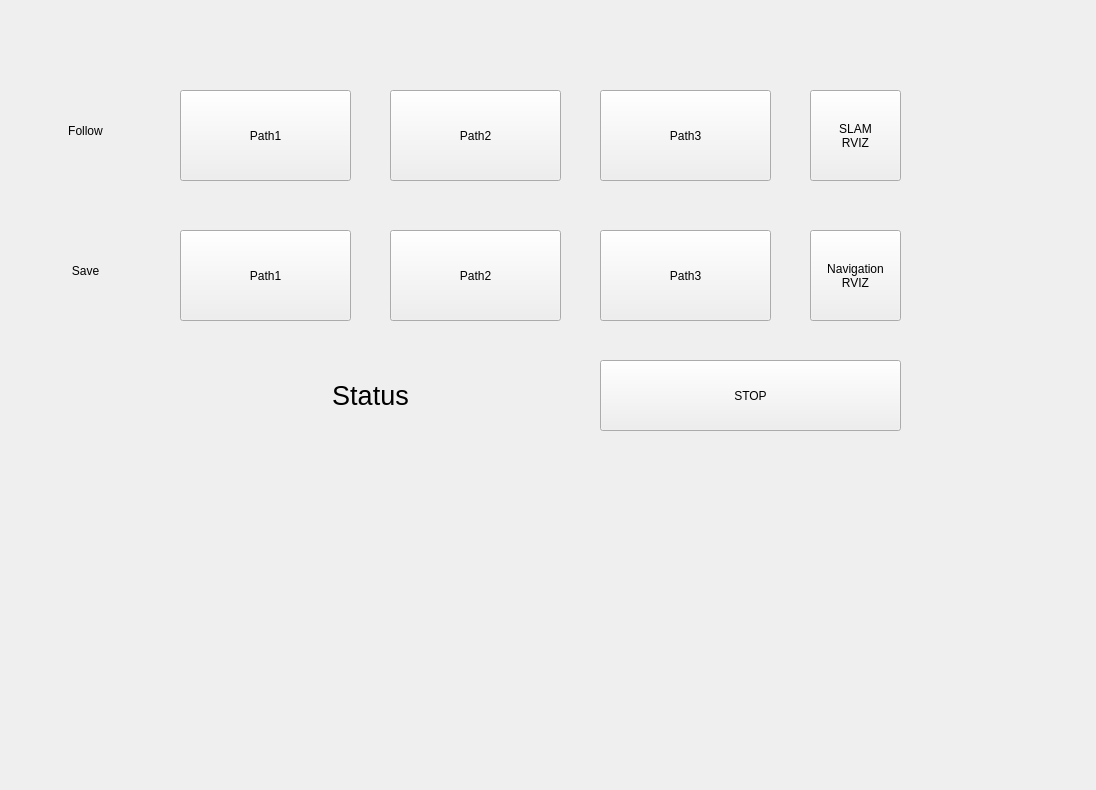
<?xml version="1.0" encoding="UTF-8"?>
<ui version="4.0">
 <class>Form</class>
 <widget class="QWidget" name="Form">
  <property name="geometry">
   <rect>
    <x>0</x>
    <y>0</y>
    <width>1096</width>
    <height>790</height>
   </rect>
  </property>
  <property name="windowTitle">
   <string>Form</string>
  </property>
  <widget class="QPushButton" name="follow_path_1_Button">
   <property name="geometry">
    <rect>
     <x>180</x>
     <y>90</y>
     <width>171</width>
     <height>91</height>
    </rect>
   </property>
   <property name="text">
    <string>Path1</string>
   </property>
  </widget>
  <widget class="QPushButton" name="follow_path_2_Button">
   <property name="geometry">
    <rect>
     <x>390</x>
     <y>90</y>
     <width>171</width>
     <height>91</height>
    </rect>
   </property>
   <property name="text">
    <string>Path2</string>
   </property>
  </widget>
  <widget class="QPushButton" name="follow_path_3_Button">
   <property name="geometry">
    <rect>
     <x>600</x>
     <y>90</y>
     <width>171</width>
     <height>91</height>
    </rect>
   </property>
   <property name="text">
    <string>Path3</string>
   </property>
  </widget>
  <widget class="QPushButton" name="save_path_1_Button">
   <property name="geometry">
    <rect>
     <x>180</x>
     <y>230</y>
     <width>171</width>
     <height>91</height>
    </rect>
   </property>
   <property name="text">
    <string>Path1</string>
   </property>
  </widget>
  <widget class="QPushButton" name="save_path_2_Button">
   <property name="geometry">
    <rect>
     <x>390</x>
     <y>230</y>
     <width>171</width>
     <height>91</height>
    </rect>
   </property>
   <property name="text">
    <string>Path2</string>
   </property>
  </widget>
  <widget class="QPushButton" name="SLAM_display_Button">
   <property name="geometry">
    <rect>
     <x>810</x>
     <y>90</y>
     <width>91</width>
     <height>91</height>
    </rect>
   </property>
   <property name="text">
    <string>SLAM
RVIZ</string>
   </property>
  </widget>
  <widget class="QPushButton" name="Navigation_display_Button">
   <property name="geometry">
    <rect>
     <x>810</x>
     <y>230</y>
     <width>91</width>
     <height>91</height>
    </rect>
   </property>
   <property name="text">
    <string>Navigation
RVIZ</string>
   </property>
  </widget>
  <widget class="QPushButton" name="stopButton">
   <property name="geometry">
    <rect>
     <x>600</x>
     <y>360</y>
     <width>301</width>
     <height>71</height>
    </rect>
   </property>
   <property name="text">
    <string>STOP</string>
   </property>
  </widget>
  <widget class="QLabel" name="status_Label">
   <property name="geometry">
    <rect>
     <x>180</x>
     <y>360</y>
     <width>381</width>
     <height>71</height>
    </rect>
   </property>
   <property name="font">
    <font>
     <pointsize>20</pointsize>
    </font>
   </property>
   <property name="text">
    <string>Status</string>
   </property>
   <property name="alignment">
    <set>Qt::AlignCenter</set>
   </property>
  </widget>
  <widget class="QPushButton" name="save_path_3_Button">
   <property name="geometry">
    <rect>
     <x>600</x>
     <y>230</y>
     <width>171</width>
     <height>91</height>
    </rect>
   </property>
   <property name="text">
    <string>Path3</string>
   </property>
  </widget>
  <widget class="QLabel" name="label_2">
   <property name="geometry">
    <rect>
     <x>20</x>
     <y>100</y>
     <width>131</width>
     <height>61</height>
    </rect>
   </property>
   <property name="text">
    <string>Follow</string>
   </property>
   <property name="alignment">
    <set>Qt::AlignCenter</set>
   </property>
  </widget>
  <widget class="QLabel" name="label_3">
   <property name="geometry">
    <rect>
     <x>20</x>
     <y>240</y>
     <width>131</width>
     <height>61</height>
    </rect>
   </property>
   <property name="text">
    <string>Save</string>
   </property>
   <property name="alignment">
    <set>Qt::AlignCenter</set>
   </property>
  </widget>
 </widget>
 <resources/>
 <connections/>
 <slots>
  <signal>signaltest()</signal>
  <slot>slottest()</slot>
 </slots>
</ui>
